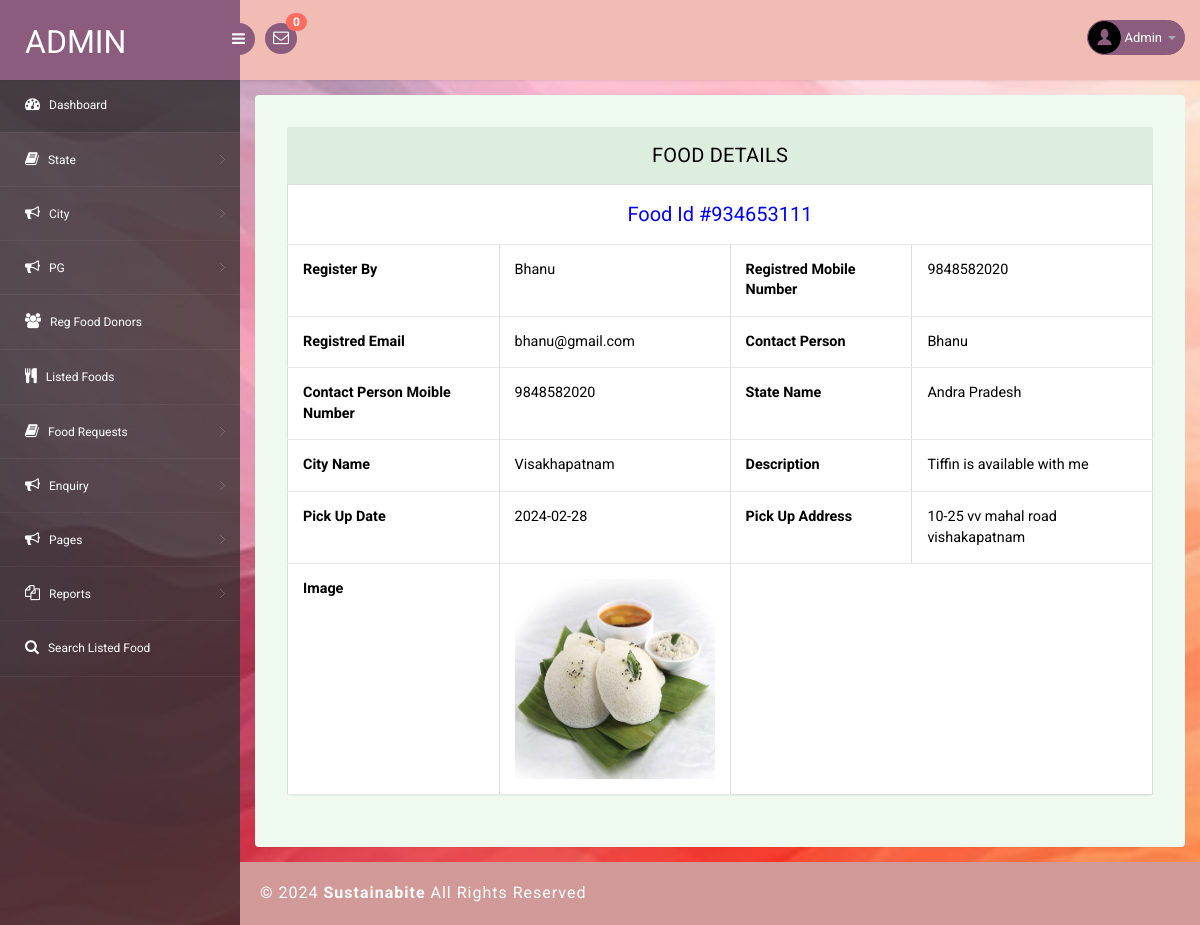
The page /admin/food-details.php?viewid=7 (signed in) on the database its author committed.
### tables this page shows
CREATE TABLE `tblfood` (
  `ID` int(10) NOT NULL,
  `DonorID` int(10) DEFAULT NULL,
  `foodId` int(10) DEFAULT NULL,
  `FoodItems` mediumtext DEFAULT NULL,
  `StateName` varchar(200) DEFAULT NULL,
  `CityName` varchar(200) DEFAULT NULL,
  `pgName` longtext NOT NULL,
  `Description` mediumtext DEFAULT NULL,
  `PickupDate` varchar(200) DEFAULT NULL,
  `PickupAddress` mediumtext DEFAULT NULL,
  `ContactPerson` varchar(200) DEFAULT NULL,
  `CPMobNumber` bigint(10) DEFAULT NULL,
  `Image` varchar(200) DEFAULT NULL,
  `CreationDate` timestamp NULL DEFAULT current_timestamp(),
  `UpdationDate` timestamp NULL DEFAULT NULL ON UPDATE current_timestamp()
);

CREATE TABLE `tbldonor` (
  `ID` int(10) NOT NULL,
  `FullName` varchar(200) DEFAULT NULL,
  `Email` varchar(200) DEFAULT NULL,
  `MobileNumber` bigint(10) DEFAULT NULL,
  `Password` varchar(120) DEFAULT NULL,
  `RegDate` timestamp NULL DEFAULT current_timestamp()
);

### admin/food-details.php (the view, shortened to what this page needs)
<?php
include('includes/dbconnection.php');
if (strlen($_SESSION['pgasaid']==0)) {
  header('location:logout.php');
  } else{
?>
<!DOCTYPE html>
<head>
<link rel="stylesheet" href="css/bootstrap.min.css" >
<link href="css/style.css" rel='stylesheet' type='text/css' />
<link href="css/style-responsive.css" rel="stylesheet"/>
<link rel="stylesheet" href="css/font.css" type="text/css"/>
<link href="css/font-awesome.css" rel="stylesheet">
</head>
<body>
<section id="container">
<?php include_once('includes/header.php');?>
<?php include_once('includes/sidebar.php');?>
<section id="main-content">
	<section class="wrapper">
		<div class="table-agile-info">
 <div class="panel panel-default">
    <div class="panel-heading">
 Food Details
    </div>
    <div>
<?php
$vid=$_GET['viewid'];
$ret=mysqli_query($con,"select tblfood.foodId,
tblfood.ID,tblfood.foodId,tblfood.ContactPerson,tblfood.CPMobNumber,tblfood.CreationDate,tblfood.FoodItems,tblfood.StateName,tblfood.CityName,tblfood.Description,tblfood.PickupDate,tblfood.PickupAddress,tblfood.Image,tblfood.UpdationDate,tbldonor.FullName,tbldonor.MobileNumber,tbldonor.Email from
tblfood
join tbldonor on tblfood.DonorID=tbldonor.ID
 where  tblfood.ID='$vid'");
while ($row=mysqli_fetch_array($ret)) {
?>
      <table border="1" class="table table-bordered mg-b-0">
    <tr align="center">
<td colspan="4" style="font-size:20px;color:blue">
Food Id #<?php  echo $row['foodId'];?></td></tr>
  <tr>
    <th>Register By </th>
    <td><?php  echo $row['FullName'];?></td>
    <th>Registred Mobile Number</th>
    <td><?php  echo $row['MobileNumber'];?></td>
  </tr>
<tr>
    <th>Registred Email</th>
    <td><?php  echo $row['Email'];?></td>
    <th>Contact Person</th>
    <td><?php  echo $row['ContactPerson'];?></td>
  </tr>
  <tr>
    <th>Contact Person Moible Number</th>
    <td><?php  echo $row['CPMobNumber'];?></td>
    <th>State Name</th>
    <td><?php echo $row['StateName']; ?></td>
  </tr>
<tr>
<th>City Name</th>
<td>
<?php echo $row['CityName']; ?>
  </td>
<th>Description</th>
<td>
<?php echo $row['Description']; ?>
  </td>
  </tr>
  <tr>
<th>Pick Up Date</th>
<td>
<?php echo $row['PickupDate']; ?>
  </td>
<th>Pick Up Address</th>
<td>
<?php echo $row['PickupAddress']; ?>
  </td>
  </tr>
  <tr>
<th>Image</th>
<td>
<img src="../donor/images/<?php echo $row['Image']; ?>" width="200" height="200">
  </td>
 </tr>
</table>
<?php } ?>
    </div>
  </div>
</div>
</section>
		 <?php include_once('includes/footer.php');?>
</section>
</section>
</body>
</html>
<?php }  ?>

### admin/includes/header.php (shortened to what this page needs)
<?php
include('includes/dbconnection.php');
?>
<header class="header fixed-top clearfix">
<div class="brand">
    <a href="dashboard.php" class="logo">
        Admin
    </a>
    <div class="sidebar-toggle-box">
        <div class="fa fa-bars"></div>
    </div>
</div>
<div class="nav notify-row" id="top_menu">
    <ul class="nav top-menu">
                <?php
$ret1=mysqli_query($con,"select tblfoodrequests.id,fullName,requestNumber    from tblfoodrequests
 join tblfood  on tblfood.ID=tblfoodrequests.foodId
 where   (tblfoodrequests.status is null || tblfoodrequests.status='')");
$num=mysqli_num_rows($ret1);
?>
        <li id="header_inbox_bar" class="dropdown">
            <a data-toggle="dropdown" class="dropdown-toggle" href="#">
                <i class="fa fa-envelope-o"></i>
                <span class="badge bg-important"><?php echo $num;?></span>
            </a>
        </li>
    </ul>
</div>
<div class="top-nav clearfix">
    <ul class="nav pull-right top-menu">
        <li class="dropdown">
            <a data-toggle="dropdown" class="dropdown-toggle" href="#">
                <?php
$adid=$_SESSION['pgasaid'];
$ret=mysqli_query($con,"select AdminName from tbladmin where ID='$adid'");
$row=mysqli_fetch_array($ret);
$name=$row['AdminName'];
?>
                <img alt="" src="images/2.png">
                <span class="username"><?php echo $name; ?></span>
                <b class="caret"></b>
            </a>
        </li>
    </ul>
</div>
</header>

### admin/css/style.css (style rules this page uses)
ul, ol { margin: 0; }
html, body { font-family: 'Roboto', sans-serif; font-size: 100%; overflow-x: hidden; background: url(../images/bg.jpg) no-repeat 0px 0px; background-size:cover; width:100%; height:100%; }
body a { transition: 0.5s all ease; -webkit-transition: 0.5s all ease; -moz-transition: 0.5s all ease; -o-transition: 0.5s all ease; -ms-transition: 0.5s all ease; text-decoration:none; }
ul,label { margin:0; padding:0; }
#main-content { margin-left:240px; -webkit-transition:all .3s ease-in-out; -moz-transition:all .3s ease-in-out; -o-transition:all .3s ease-in-out; transition:all .3s ease-in-out; }
.header { left:0; right:0; z-index:1002; background:rgb(240, 188, 180); -webkit-transition:all .3s ease-in-out; -moz-transition:all .3s ease-in-out; -o-transition:all .3s ease-in-out; transition:all .3s ease-in-out; }
.fixed-top { position:fixed; box-shadow:1px 0 3px rgba(0,0,0,.15); }
.wrapper { display:inline-block; margin-top:80px; padding:15px; width:100%; }
.brand { background:#8b5c7e; float:left; width:240px; height:80px; position:relative; }
a.logo { font-size:32px; color:#fff; float:left; margin:20px 0 0 25px; text-transform:uppercase; }
#top_menu .nav>li,ul.top-menu>li { float:left; }
.notify-row { float:left; margin-top:23px; margin-left:25px; }
ul.top-menu { margin-right:15px; margin-top: 0; }
ul.top-menu > li > a { color: #fff; font-size: 16px; background: #8b5c7e; padding: 4px 8px; margin-right: 15px; border-radius: 50%; -webkit-border-radius: 50%; padding-right: 8px !important; }
.notify-row .badge { position:absolute; right:-10px; top:-10px; z-index:100; }
.top-nav { margin-top:20px; }
.top-nav img { border-radius:50%; -webkit-border-radius:50%; width:33px; }
.top-nav .username { font-size:13px; color:#fff; }
.top-nav ul.top-menu>li>a { border-radius: 100px; -webkit-border-radius: 100px; padding: 0px; background: none; margin-right: 0; border: 1px solid #8b5c7e; background: #8b5c7e; }
.top-nav ul.top-menu>li { margin-left:10px; }
.top-nav .nav .caret { border-bottom-color:#A4AABA; border-top-color:#A4AABA; }
.sidebar-toggle-box { float:left; margin-top:23px; margin-left:-15px; background:#8b5c7e; border-radius:50%; -webkit-border-radius:50%; width:32px; height:32px; position:absolute; right:-15px; }
.sidebar-toggle-box .fa-bars { cursor:pointer; display:inline-block; font-size:15px; padding:8px 8px 8px 9px; color:#fff; }
.panel-heading { position: relative; height: 57px; line-height: 57px; letter-spacing: 0.2px; color: #000; font-size: 18px; font-weight: 400; padding: 0 16px; background:#ddede0; border-top-right-radius: 2px; border-top-left-radius: 2px; text-transform: uppercase; text-align: center; }
.panel { border: none ! important; }
.table>tbody>tr>td, .table>tbody>tr>th, .table>tfoot>tr>td, .table>tfoot>tr>th, .table>thead>tr>td, .table>thead>tr>th { border-bottom: 1px solid #e9e9e9 ! important; }
.table > thead > tr > th, .table > tbody > tr > th, .table > tfoot > tr > th, .table > thead > tr > td, .table > tbody > tr > td, .table > tfoot > tr > td { border-top: none !important; }
.table td, .table>tbody>tr>td, .table>tbody>tr>th, .table>tfoot>tr>td, .table>tfoot>tr>th, .table>thead>tr>td, .table>thead>tr>th { padding: 15px!important; }
.table > thead > tr > th, .table > tbody > tr > th, .table > tfoot > tr > th, .table > thead > tr > td, .table > tbody > tr > td, .table > tfoot > tr > td { font-size: 0.9em; color: #000; border-top: none !important; }
.table-agile-info { background: #eef9f0; padding: 2em; border-radius: 4px; -webkit-box-shadow: 0 1px 1px rgba(0,0,0,.05); box-shadow: 0 1px 1px rgba(0,0,0,.05); }
.panel-default>.panel-heading { color: #000000 ! important; background-color: #ddede0 ! important; border-color: #ddede0 ! important; font-size: 20px; }
.badge.bg-important { background: #ff6c60; }

### rows shown on the page
tblfood: foodId "934653111", DonorID.FullName "Bhanu", DonorID.MobileNumber "9848582020", DonorID.Email "bhanu@gmail.com", ContactPerson "Bhanu", CPMobNumber "9848582020", StateName "Andra Pradesh", CityName "Visakhapatnam", Description "Tiffin is available with me", PickupDate "2024-02-28", PickupAddress "10-25 vv mahal road vishakapatnam", Image (picture)

### other values the page prints
$num "0"
$name "Admin"
